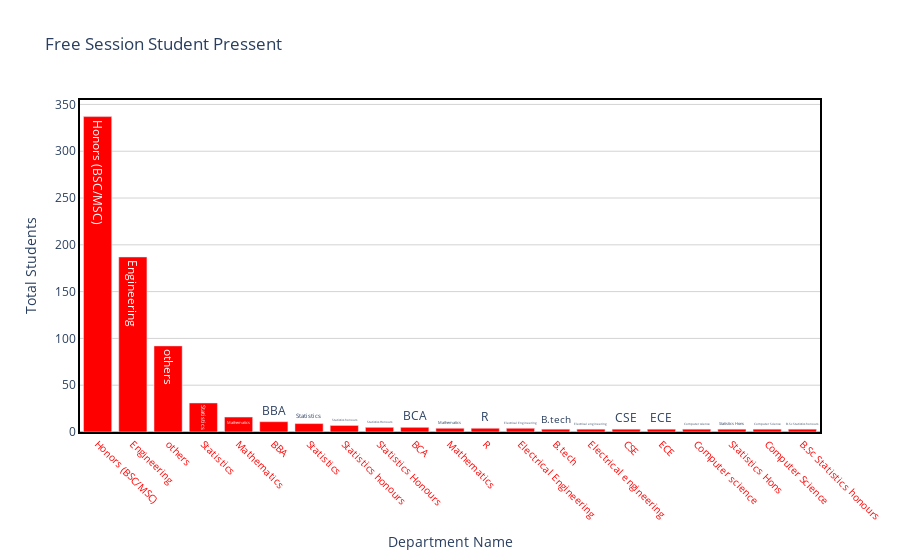

The cell this chart's notebook holds for it:
### Markdown cell above
If we see the bar chart we can see that most of the students are Lady Brabourne College(69), Maulana Azad College(59)

### Code cell
draw_trace_bar(departmenttop,'Department','dep_counts','Free Session Student Pressent', 'Department Name','Total Students',"red")

### Figure 1 — Plotly figure (JSON) as saved in the notebook; plotly's stock layout.template omitted (floating-point values rounded to 4 significant figures)
{"data": [{"marker": {"color": "red"}, "text": ["Honors (BSC/MSC)", "Engineering", "others", "Statistics", "Mathematics", "BBA", "Statistics ", "Statistics honours", "Statistics Honours", "BCA", "Mathematics ", "R", "Electrical Engineering", "B.tech", "Electrical engineering", "CSE", "ECE", "Computer science", "Statistics Hons", "Computer Science", "B.Sc Statistics honours"], "type": "bar", "x": ["Honors (BSC/MSC)", "Engineering", "others", "Statistics", "Mathematics", "BBA", "Statistics ", "Statistics honours", "Statistics Honours", "BCA", "Mathematics ", "R", "Electrical Engineering", "B.tech", "Electrical engineering", "CSE", "ECE", "Computer science", "Statistics Hons", "Computer Science", "B.Sc Statistics honours"], "y": [337, 187, 92, 31, 16, 11, 9, 7, 5, 5, 4, 4, 4, 3, 3, 3, 3, 3, 3, 3, 3]}], "layout": {"hovermode": "closest", "paper_bgcolor": "rgba(0, 0, 0, 0)", "plot_bgcolor": "rgba(0, 0, 0, 0)", "title": {"text": "Free Session Student Pressent"}, "xaxis": {"linecolor": "black", "linewidth": 2, "mirror": true, "showline": true, "showticklabels": true, "tickangle": 45, "tickfont": {"color": "red", "size": 10}, "title": {"text": "Department Name"}, "zeroline": true, "zerolinecolor": "grey", "zerolinewidth": 1}, "yaxis": {"gridcolor": "lightgrey", "linecolor": "black", "linewidth": 2, "mirror": true, "showline": true, "title": {"text": "Total Students"}, "zeroline": true, "zerolinecolor": "grey", "zerolinewidth": 1}}}
